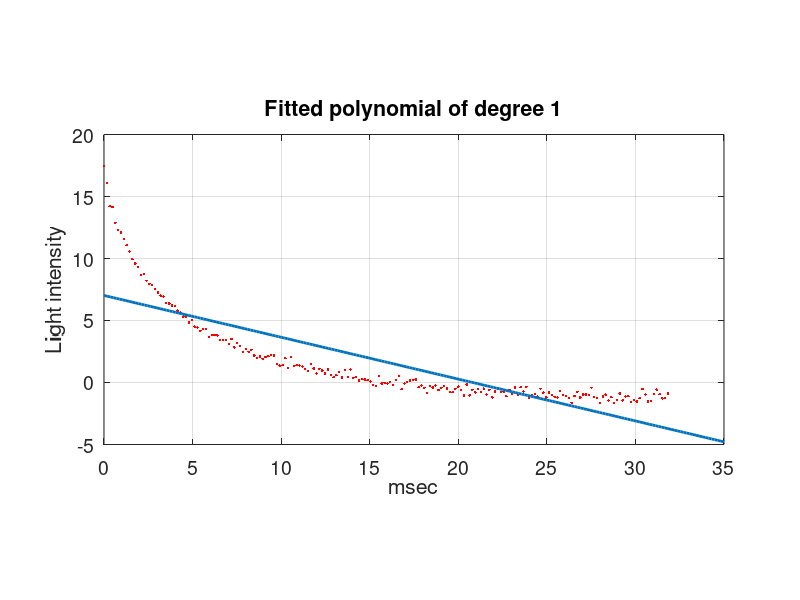

Recreate this plot in MATLAB. (Note: this script raises an error after producing the figure.)
addpath('/home/anders/dtu/E11/02610/src/immoptibox');

data = load('optic.dat');

% Polynomial degrees to fit
degrees = 1:6;
% Fontsize in plots
fs = 14;

for i=degrees
    coeffs = polyfit(data(:,1), data(:,2), i)
    xs = linspace(0, 35, 200);
    ys = polyval(coeffs, xs);
    % Plot data
    plot(data(:, 1), data(:, 2), 'r.', 'MarkerSize', 6);
    hold on;
    % Plot fitted polynomial
    plot(xs, ys, 'linewidth', 2)
    xlabel('msec', 'fontsize', fs); ylabel('Light intensity', 'fontsize', fs);
    xlim([0 35]);
    title(sprintf('Fitted polynomial of degree %d', i), 'fontsize', fs);
    set(gca, 'fontsize', fs);
    a = get(gca, 'DataAspectRatio');
    % Change aspect of plot. Can probably be done much easier
    set(gca, 'DataAspectRatio', a.*[1 2 1]);
    grid on;
    saveeps(sprintf('fitted-polynomial-%d.eps', i));
    hold off;
end
